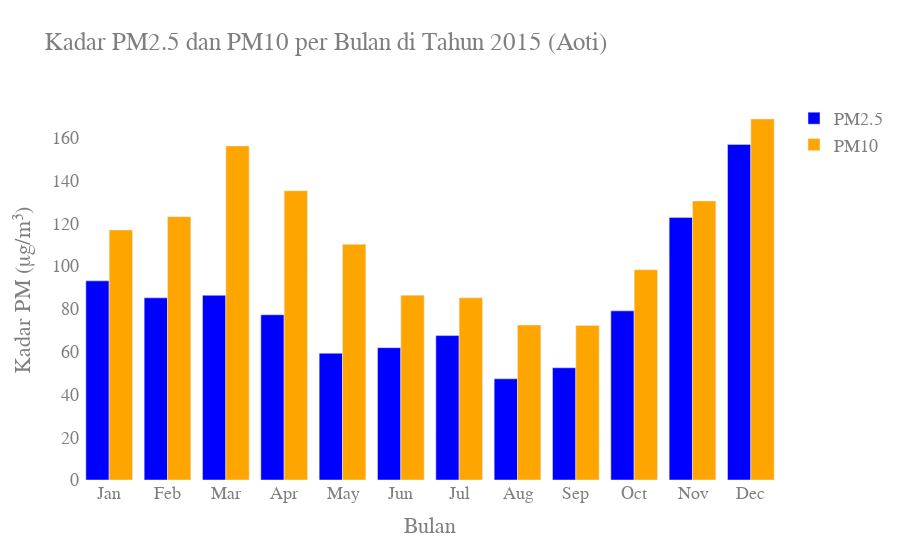

Source (notebook cell):
### Code cell
def partikulasi_polusi(df, year, month, day_start, day_end):
    # Filter data sesuai tahun, bulan, dan hari
    mask = (df['year'] == year) & (df['month'] == month) & (df['day'].between(day_start, day_end))
    monthly_data = df[mask]
    
    # Menghitung rata-rata PM2.5 dan PM10
    avg_PM25 = monthly_data['PM2.5'].mean()
    avg_PM10 = monthly_data['PM10'].mean()
    
    return pd.DataFrame({
        'month': [month],
        'avg_PM25': [avg_PM25],
        'avg_PM10': [avg_PM10]
    })

# Buat dictionary untuk menyimpan data per bulan
partikulasi_polusi_aoti_df_harian_2015 = {}

# Loop untuk mengisi data per bulan
months = range(1, 13)
for month in months:
    partikulasi_polusi_aoti_df_harian_2015[month] = partikulasi_polusi(aotizhongxin_df, year=2015, month=month, day_start=1, day_end=30)

# Gabungkan semua dataframe bulanan ke dalam satu dataframe
all_months_data = pd.concat(partikulasi_polusi_aoti_df_harian_2015.values())

# Pastikan urutan bulan benar
all_months_data['month'] = pd.Categorical(all_months_data['month'], categories=list(range(1, 13)), ordered=True)

# Definisikan warna berbeda untuk PM2.5 dan PM10
color_pm25 = 'blue'
color_pm10 = 'orange'

# Membuat plot menggunakan Plotly
fig = go.Figure()

# Tambahkan data untuk PM2.5
fig.add_trace(go.Bar(
    x=all_months_data['month'].astype(str),  # Ubah bulan menjadi string untuk sumbu x
    y=all_months_data['avg_PM25'],
    name='PM2.5',
    marker_color=color_pm25,
    hovertemplate='<b>Bulan %{x}</b><br>PM2.5: %{y:.2f} μg/m³<extra></extra>'
))

# Tambahkan data untuk PM10
fig.add_trace(go.Bar(
    x=all_months_data['month'].astype(str),  # Ubah bulan menjadi string untuk sumbu x
    y=all_months_data['avg_PM10'],
    name='PM10',
    marker_color=color_pm10,
    hovertemplate='<b>Bulan %{x}</b><br>PM10: %{y:.2f} μg/m³<extra></extra>'
))

# Layout dan label
fig.update_layout(
    title='Kadar PM2.5 dan PM10 per Bulan di Tahun 2015 (Aoti)',
    xaxis=dict(
        title='Bulan',  # Menetapkan judul untuk sumbu x
        tickvals=list(range(1, 13)),  # Nilai untuk sumbu x (bulan 1 sampai 12)
        ticktext=['Jan', 'Feb', 'Mar', 'Apr', 'May', 'Jun', 'Jul', 'Aug', 'Sep', 'Oct', 'Nov', 'Dec']  # Label bulan
    ),
    yaxis=dict(title='Kadar PM (μg/m³)'),  # Menetapkan judul untuk sumbu y
    barmode='group',  # Mengelompokkan batang PM2.5 dan PM10
    plot_bgcolor='rgba(0,0,0,0)',  # Warna latar belakang plot
    paper_bgcolor='rgba(0,0,0,0)',  # Warna latar belakang kertas
    font=dict(
        family="Courier New, monospace",  # Jenis font
        size=18,  # Ukuran font
        color="#7f7f7f"  # Warna font
    )
)

# Tampilkan grafik
fig.show()

### Figure 1 — Plotly figure (JSON) as saved in the notebook; plotly's stock layout.template omitted (floating-point values rounded to 4 significant figures)
{"data": [{"hovertemplate": "<b>Bulan %{x}</b><br>PM2.5: %{y:.2f} μg/m³<extra></extra>", "marker": {"color": "blue"}, "name": "PM2.5", "type": "bar", "x": ["1", "2", "3", "4", "5", "6", "7", "8", "9", "10", "11", "12"], "y": [93.12, 85.19, 86.36, 77.27, 59.27, 61.88, 67.53, 47.34, 52.47, 79.08, 122.8, 156.9]}, {"hovertemplate": "<b>Bulan %{x}</b><br>PM10: %{y:.2f} μg/m³<extra></extra>", "marker": {"color": "orange"}, "name": "PM10", "type": "bar", "x": ["1", "2", "3", "4", "5", "6", "7", "8", "9", "10", "11", "12"], "y": [116.9, 123.1, 156.2, 135.2, 110.2, 86.42, 85.18, 72.47, 72.28, 98.3, 130.5, 168.8]}], "layout": {"barmode": "group", "font": {"color": "#7f7f7f", "family": "Courier New, monospace", "size": 18}, "paper_bgcolor": "rgba(0,0,0,0)", "plot_bgcolor": "rgba(0,0,0,0)", "title": {"text": "Kadar PM2.5 dan PM10 per Bulan di Tahun 2015 (Aoti)"}, "xaxis": {"ticktext": ["Jan", "Feb", "Mar", "Apr", "May", "Jun", "Jul", "Aug", "Sep", "Oct", "Nov", "Dec"], "tickvals": [1, 2, 3, 4, 5, 6, 7, 8, 9, 10, 11, 12], "title": {"text": "Bulan"}}, "yaxis": {"title": {"text": "Kadar PM (μg/m³)"}}}}
